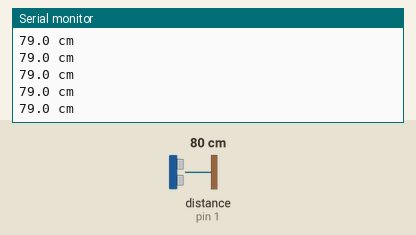
The sketch below on a simulated Arduino Uno, built with avr-gcc and run on an emulated ATmega328P. Parts: the last lines printed to the serial monitor. Wiring (inferred from the names in the program): ultrasonic range finder: trigger pin 2; echo pin 1. Inputs (shaded band) come from the test bench; at power-on: distance to the obstacle (sensor on pin 1) 80 cm. The echo pulse lasts 58.3 µs per cm.

Above: at 2.2 s.
2.3 s: distance to the obstacle (sensor on pin 1) set to 2 cm
At 2.6 s:
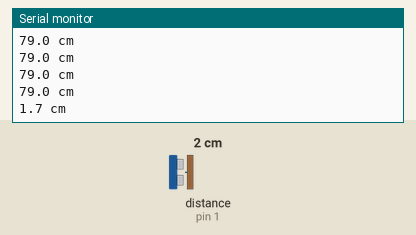
3.8 s: distance to the obstacle (sensor on pin 1) set to 4 cm
At 3.8 s:
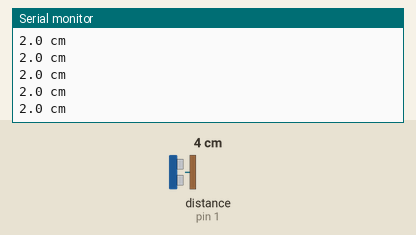
Timing chart, 0 to 6.8 s (numbered marks = the images above; inputs shaded):
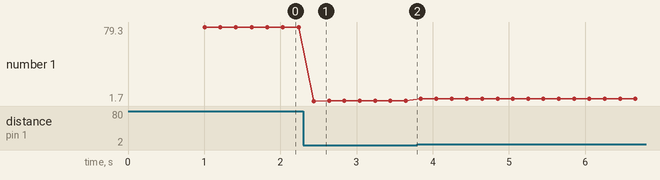

The sketch:

e6_ussensor.ino
```cpp
// e6_ussensor - Ultrasonic sensor readouts
#define US_TRIG 2
#define US_ECHO 1

void setup() {
  Serial.begin(115200);
  pinMode(US_TRIG, OUTPUT);
  pinMode(US_ECHO, INPUT);
  delay(1000);
  Serial.println("=== Ultrasonic Sensor Test ===");
}

void loop() {
  digitalWrite(US_TRIG, LOW);
  delayMicroseconds(2);
  digitalWrite(US_TRIG, HIGH);
  delayMicroseconds(10);
  digitalWrite(US_TRIG, LOW);

  long duration = pulseIn(US_ECHO, HIGH, 30000);
  if (duration > 0) {
    float distance = duration * 0.034 / 2;
    Serial.print(distance, 1);
    Serial.println(" cm");
  } else {
    Serial.println("Out of range");
  }

  delay(200);
}
```

Measured:
- after the input at 2.3 s, the serial monitor: prints a new line after 0.14 s (image 1)
- plotted number 1: 79 → 2 after the input at 2.3 s, 2 → 4 after the input at 3.8 s
